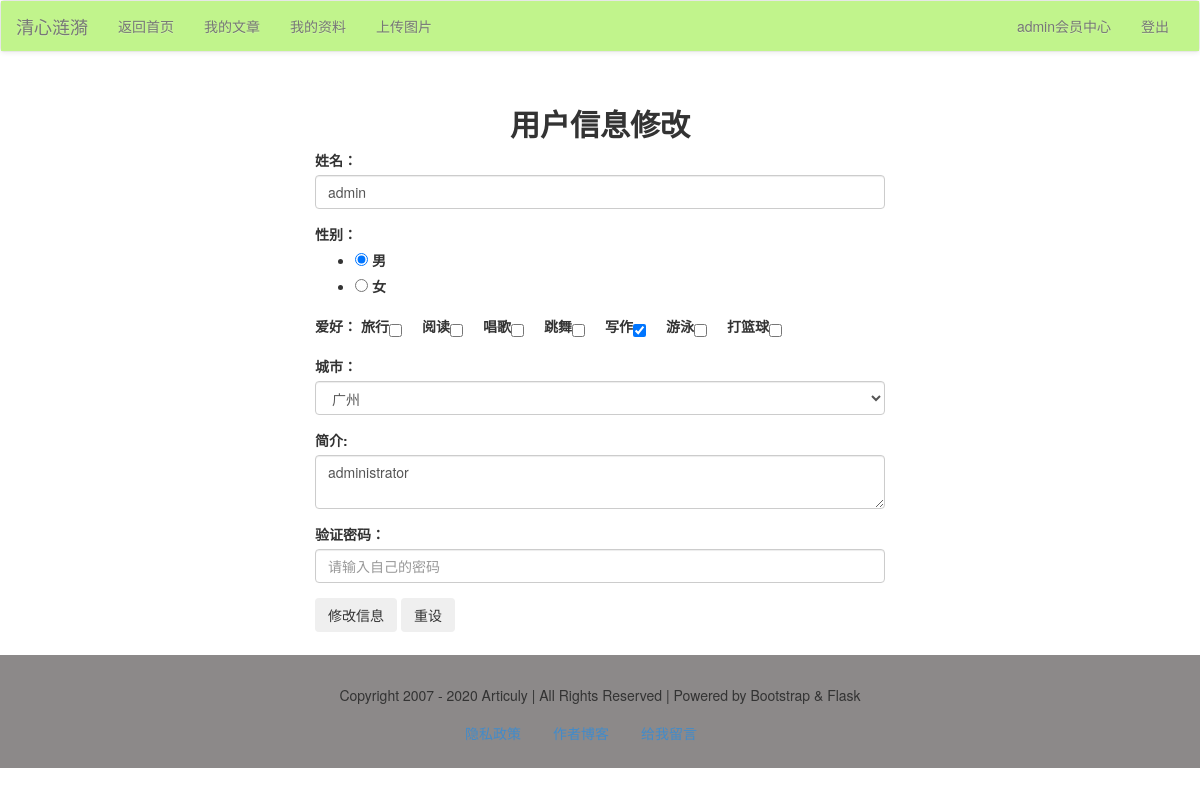
/member/user/edit/ (signed in), run on the app's committed database.
### models.py (models this page shows, shortened)
class User(db.Model):
    id = db.Column(db.Integer, primary_key=True)
    username = db.Column(db.String)
    password = db.Column(db.String)
    realname = db.Column(db.String)
    sex = db.Column(db.Integer)
    city = db.Column(db.String)
    hobby = db.Column(db.String)
    intro = db.Column(db.String)
    comment = db.relationship('Comment')

### member/users.py (the view)
@member_app.route("/user/edit/", methods=['get', 'post'])
def userEdit():
    message = None
    form = EditInfoForm()
    user = User.query.filter_by(username=session['user']).one()
    if form.validate_on_submit():
        user.realname = form.data['name']
        user.sex = form.data['sex']
        user.hobby = ', '.join(form.data['hobby'])
        user.city = form.data['city']
        user.intro = form.data['intro']
        password = form.data['password']
        if user.validate_password(password):
            try:
                db.session.commit()
                message = '修改成功'
            except Exception as e:
                print(str(e))
                message = '后台发生错误'
        else:
            message = '用户名与密码不匹配'
    elif form.errors:
        print(form.errors)
        message = '表单发生错误'
    else:
        form.name.data = user.realname
        form.sex.data = user.sex
        form.hobby.data = user.hobby
        form.city.data = user.city
        form.intro.data = user.intro
    return render_template("member/info/info_edit.html", message=message, user=user, form=form)

### app.py (called while the page is built)
@app.context_processor
def account():
    username = session.get('user')
    return {'username': username}

@app.context_processor
def getCateList():
    cates = Category.query.all()
    return {'cates': cates}

### libs.py (called while the page is built)
def login_required(func):
    @wraps(func)
    def decorator_nest(*args, **kwargs):
        if not 'user' in session:
            return redirect(url_for('login'))
        else:
            print(func)
            return func(*args, **kwargs)
    return decorator_nest

### member/member_app.py (called while the page is built)
@member_app.before_request
@login_required
def is_login():
    print(session['user'])

### templates/member/info/info_edit.html (shortened to what this page needs)
{% extends "member/member_base.html" %}
{% block content %}
    <div class="container-fluid">
        <div class="row">
            <div class="main col-lg-6 col-lg-offset-3 col-md-8 col-md-offset-2 col-sm-10 col-sm-offset-1 col-xs-12">
                <h2 class="text-center"><b>用户信息修改</b></h2>
                <div class="body">
                    <form action="" method="post">
                        {% for field in form %}
                            {% if field.widget.input_type!='hidden' %}
                                <div class="form-group">
                                    {{ field.label }}
                                    {{ field }}
                                </div>
                            {% else %}
                                {{ field }}
                            {% endif %}
                        {% endfor %}
                        <div class="form-group">
                            <input class="btn" type="submit" name="submit" id="btn1" value="修改信息"/>
                            <input class="btn" type="reset" name="reset" id="btn2" value="重设"/>
                        </div>
                    </form>
                </div>
            </div>
        </div>
    </div>
{% endblock %}

### data on the page
User: form "☑ 男 ☐ 女" "广州" "administrator", label "爱好：", hobby "☐ ☐ ☐ ☐ ☑ ☐ ☐"

### other printed values
{{ username }} "admin"
{{ field.label }} "姓名：" "性别：" "城市：" "简介:" "验证密码："
